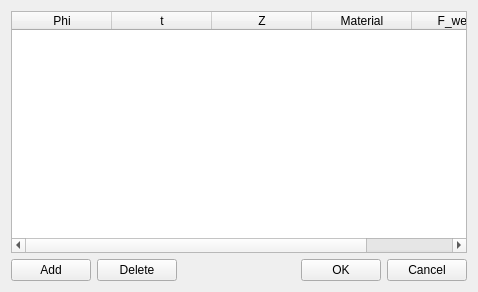
<?xml version="1.0" encoding="UTF-8"?>
<ui version="4.0">
 <class>GUIPropertySandwitchLayerDialog</class>
 <widget class="QWidget" name="GUIPropertySandwitchLayerDialog">
  <property name="geometry">
   <rect>
    <x>0</x>
    <y>0</y>
    <width>478</width>
    <height>292</height>
   </rect>
  </property>
  <property name="windowTitle">
   <string>Layer Settings</string>
  </property>
  <layout class="QGridLayout" name="gridLayout">
   <item row="0" column="0">
    <widget class="QTableWidget" name="tableWidget">
     <column>
      <property name="text">
       <string>Phi</string>
      </property>
     </column>
     <column>
      <property name="text">
       <string>t</string>
      </property>
     </column>
     <column>
      <property name="text">
       <string>Z</string>
      </property>
     </column>
     <column>
      <property name="text">
       <string>Material</string>
      </property>
     </column>
     <column>
      <property name="text">
       <string>F_weight</string>
      </property>
     </column>
    </widget>
   </item>
   <item row="1" column="0">
    <layout class="QHBoxLayout" name="horizontalLayout">
     <item>
      <widget class="QPushButton" name="pushButtonAdd">
       <property name="text">
        <string>Add</string>
       </property>
      </widget>
     </item>
     <item>
      <widget class="QPushButton" name="pushButtonDelete">
       <property name="text">
        <string>Delete</string>
       </property>
      </widget>
     </item>
     <item>
      <spacer name="horizontalSpacer">
       <property name="orientation">
        <enum>Qt::Horizontal</enum>
       </property>
       <property name="sizeHint" stdset="0">
        <size>
         <width>40</width>
         <height>20</height>
        </size>
       </property>
      </spacer>
     </item>
     <item>
      <widget class="QPushButton" name="pushButtonOK">
       <property name="text">
        <string>OK</string>
       </property>
      </widget>
     </item>
     <item>
      <widget class="QPushButton" name="pushButtonCancel">
       <property name="text">
        <string>Cancel</string>
       </property>
      </widget>
     </item>
    </layout>
   </item>
  </layout>
 </widget>
 <resources/>
 <connections/>
</ui>
